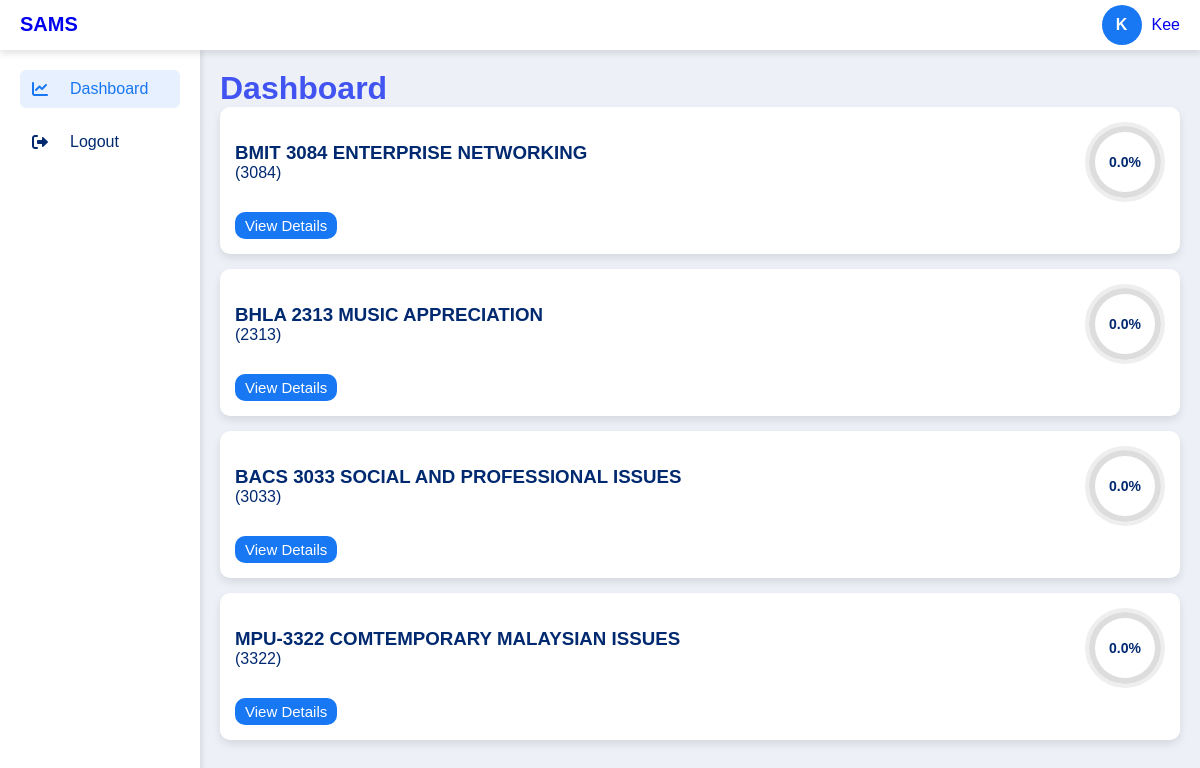
The app's page /attendanceRecordingQR/studentDashboard/ (signed in) with its own data.
### attendanceRecordingQR/models.py (models this page shows)
class CourseTb(models.Model):
    courseID = models.IntegerField(primary_key=True)
    courseName = models.CharField(max_length=255)
    total_classes = models.IntegerField(default=0)

### attendanceRecordingQR/views.py (the view)
# urls.py: path('studentDashboard/', views.studentDashboard, name='studentDashboard'),
def studentDashboard(request):
    if 'user_name' not in request.session:
        return redirect('login')
    user_id = request.session.get('user_id')
    enrolled_courses = EnrollmentTb.objects.filter(userID=user_id).select_related("courseID")
    students = []
    for enrollment in enrolled_courses:
        course = enrollment.courseID
        attendance_records = AttendanceRecordingTb.objects.filter(
            userID=user_id,
            courseID=course.courseID
        ).values('date', 'classType', 'status', 'time_in', 'time_out')
        total_present = AttendanceRecordingTb.objects.filter(
            userID=user_id,
            courseID=course.courseID,
            status="Present"
        ).count()
        attendance_percentage = (total_present / course.total_classes * 100) if course.total_classes else 0
        students.append({
            'courseName': course.courseName,
            'courseID': course.courseID,
            'attendance': round(attendance_percentage, 2),
            'attendance_records': attendance_records,
        })
    return render(request, 'studentDashboard.html', {'students': students})

### attendanceRecordingQR/templates/studentDashboard.html (shortened to what this page needs)
<!DOCTYPE html>
<html lang="en">
<head>
    {% load static %}
    <link rel="stylesheet" type="text/css" href="{% static '/style.css' %}">
    <link href="https://cdnjs.cloudflare.com/ajax/libs/font-awesome/6.0.0-beta3/css/all.min.css" rel="stylesheet">
</head>
<body>
    <nav class="navbar">
        <div class="navbar-brand">
            <a href="{% url 'studentDashboard' %}">SAMS</a>
        </div>
        <a href="{% url 'studentProfile' %}" class="header-profile">
            <div class="profile-img" id="profileImg"></div>
            <span>{{ request.session.user_name }}</span>
        </a>
    </nav>
    <div class="dashboard-container">
        <div class="sidebar">
            <ul class="sidebar-menu">
                <li><a href="{% url 'studentDashboard' %}"><i class="fas fa-chart-line"></i> Dashboard</a></li>
                <li><a href="{% url 'logout' %}"><i class="fas fa-sign-out-alt"></i> Logout</a></li>
            </ul>
        </div>
        <div class="main-content">
            <h1 style="color: #4154F1;">Dashboard</h1>
            {% for course in students %}
            <div class="course-card">
                <div class="course-header">
                    <div>
                        <h3>{{ course.courseName }}</h3>
                        <span>({{ course.courseID }})</span>
                    </div>
                    <div class="progress-circle
                            {% if course.attendance < 50 %}
                            low
                            {% elif course.attendance < 80 %}
                            medium
                            {% else %}
                            high
                            {% endif %}"
                    style="--percentage: {{ course.attendance }};">
                    <span>{{ course.attendance }}%</span>
                    </div>
                </div>
                <button class="view-detail-btn">View Details</button>
            </div>
            {% endfor %}
        </div>
    </div>
</body>
</html>

### attendanceRecordingQR/static/style.css (style rules this page uses)
* { margin: 0; padding: 0; box-sizing: border-box; font-family: Arial, sans-serif; }
body { background-color: #EDF1F7; color: #012970; }
.dashboard-container { display: flex; height: 100vh; }
.navbar { display: flex; align-items: center; justify-content: space-between; background-color: white; padding: 10px 20px; box-shadow: 0 4px 6px rgba(0,0,0,0.1); height: 50px; border-bottom: 1px solid #ffffff; position: relative; }
.navbar-brand { color: #012970; font-size: 20px; font-weight: bold; }
.navbar-brand a { text-decoration: none; }
.sidebar { width: 250px; background-color: white; padding: 20px; box-shadow: 2px 0 5px rgba(0,0,0,0.1); }
.sidebar-menu { list-style-type: none; padding: 0; margin: 0; }
.sidebar-menu li { margin-bottom: 15px; }
.sidebar-menu a { text-decoration: none; color: #012970; display: flex; align-items: center; gap: 10px; padding: 10px; border-radius: 6px; transition: background-color 0.3s; width: 100%; }
.sidebar-menu a:hover, .sidebar-menu a.active { background-color: #e6f0ff; color: #1877f2; }
.sidebar-menu a i { width: 20px; text-align: center; margin-right: 10px; }
.main-content { flex-grow: 1; padding: 20px; overflow-y: auto; }
.header-profile { display: flex; align-items: center; gap: 10px; text-decoration: none; }
.profile-img { width: 40px; height: 40px; border-radius: 50%; background-color: #1877f2; display: flex; justify-content: center; align-items: center; color: white; font-weight: bold; }

### attendanceRecordingQR/templates/studentDashboard.html (style rules this page uses)
.dashboard-container { display: flex; }
.sidebar { width: 200px; }
.main-content { flex-grow: 1; padding: 20px; }
.course-card { background-color: #fff; border-radius: 10px; padding: 15px; box-shadow: 0 4px 8px rgba(0,0,0,0.1); margin-bottom: 15px; }
.course-header { display: flex; justify-content: space-between; align-items: center; }
.progress-circle { width: 60px; height: 60px; border-radius: 50%; display: flex; justify-content: center; align-items: center; font-weight: bold; color: green; border: 4px solid #eee; }
.view-detail-btn { font-size: 15px; margin-top: 10px; padding: 5px 10px; background-color: #1877f2; color: white; border-radius: 10px; cursor: pointer; border: none; }
.progress-circle { --percentage: 50; --fill-color: #1877f2; width: 80px; height: 80px; position: relative; display: flex; align-items: center; justify-content: center; }
.progress-circle::before { content: ""; position: absolute; inset: 0; border-radius: 50%; background: conic-gradient( var(--fill-color) calc(var(--percentage) * 1%), #ddd 0 ); }
.progress-circle::after { content: ""; position: absolute; top: 6px; left: 6px; right: 6px; bottom: 6px; background: #fff; border-radius: 50%; z-index: 1; }
.progress-circle span { position: relative; z-index: 2; font-size: 14px; color: #012970; font-weight: bold; }
.progress-circle.low { --fill-color: red; }

### records on screen
CourseTb: courseName "BMIT 3084 ENTERPRISE NETWORKING"
CourseTb: courseName "BHLA 2313 MUSIC APPRECIATION"
CourseTb: courseName "BACS 3033 SOCIAL AND PROFESSIONAL ISSUES"
CourseTb: courseName "MPU-3322 COMTEMPORARY MALAYSIAN ISSUES"

### other values on screen
{{ request.session.user_name }} "Kee"
{{ course.courseID }} "3084" "2313" "3033" "3322"
{{ course.attendance }} "0.0" "0.0" "0.0" "0.0"
